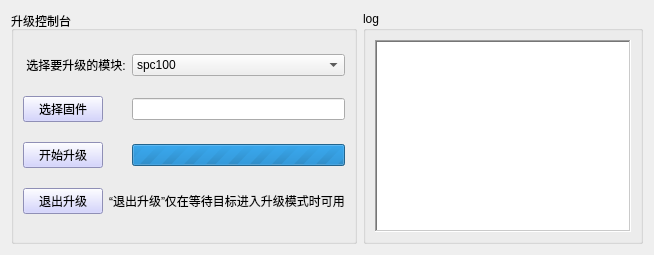
      <widget class="QWidget" name="tab_upgrade">
       <attribute name="title">
        <string> 固件升级</string>
       </attribute>
       <layout class="QGridLayout" name="gridLayout_10">
        <item row="0" column="1">
         <widget class="QGroupBox" name="groupBox_6">
          <property name="title">
           <string>log</string>
          </property>
          <layout class="QGridLayout" name="gridLayout_9">
           <item row="0" column="0">
            <widget class="QTextBrowser" name="upgrade_log">
             <property name="minimumSize">
              <size>
               <width>0</width>
               <height>0</height>
              </size>
             </property>
             <property name="font">
              <font>
               <pointsize>12</pointsize>
              </font>
             </property>
             <property name="frameShape">
              <enum>QFrame::WinPanel</enum>
             </property>
            </widget>
           </item>
          </layout>
         </widget>
        </item>
        <item row="0" column="0">
         <widget class="QGroupBox" name="upgrade_groupBox">
          <property name="styleSheet">
           <string notr="true">QPushButton{ background-color: rgb(200,200,255);}</string>
          </property>
          <property name="title">
           <string>升级控制台</string>
          </property>
          <layout class="QGridLayout" name="gridLayout_5">
           <item row="0" column="0" colspan="2">
            <widget class="QLabel" name="label_6">
             <property name="text">
              <string> 选择要升级的模块:</string>
             </property>
            </widget>
           </item>
           <item row="0" column="2">
            <widget class="QComboBox" name="select_module_comboBox">
             <item>
              <property name="text">
               <string>spc100</string>
              </property>
             </item>
            </widget>
           </item>
           <item row="1" column="0">
            <widget class="QPushButton" name="select_fw_pushButton">
             <property name="text">
              <string>选择固件</string>
             </property>
            </widget>
           </item>
           <item row="1" column="2">
            <widget class="QLineEdit" name="firmware_name_lineedit"/>
           </item>
           <item row="2" column="0">
            <widget class="QPushButton" name="start_upgrade_pushButton">
             <property name="text">
              <string>开始升级</string>
             </property>
            </widget>
           </item>
           <item row="2" column="2">
            <widget class="QProgressBar" name="upgrade_progressBar">
             <property name="maximum">
              <number>0</number>
             </property>
             <property name="value">
              <number>0</number>
             </property>
            </widget>
           </item>
           <item row="3" column="0">
            <widget class="QPushButton" name="quit_upgrade_pushButton">
             <property name="text">
              <string>退出升级</string>
             </property>
            </widget>
           </item>
           <item row="3" column="1" colspan="2">
            <widget class="QLabel" name="label_7">
             <property name="text">
              <string>“退出升级”仅在等待目标进入升级模式时可用</string>
             </property>
             <property name="alignment">
              <set>Qt::AlignCenter</set>
             </property>
            </widget>
           </item>
          </layout>
         </widget>
        </item>
       </layout>
      </widget>
